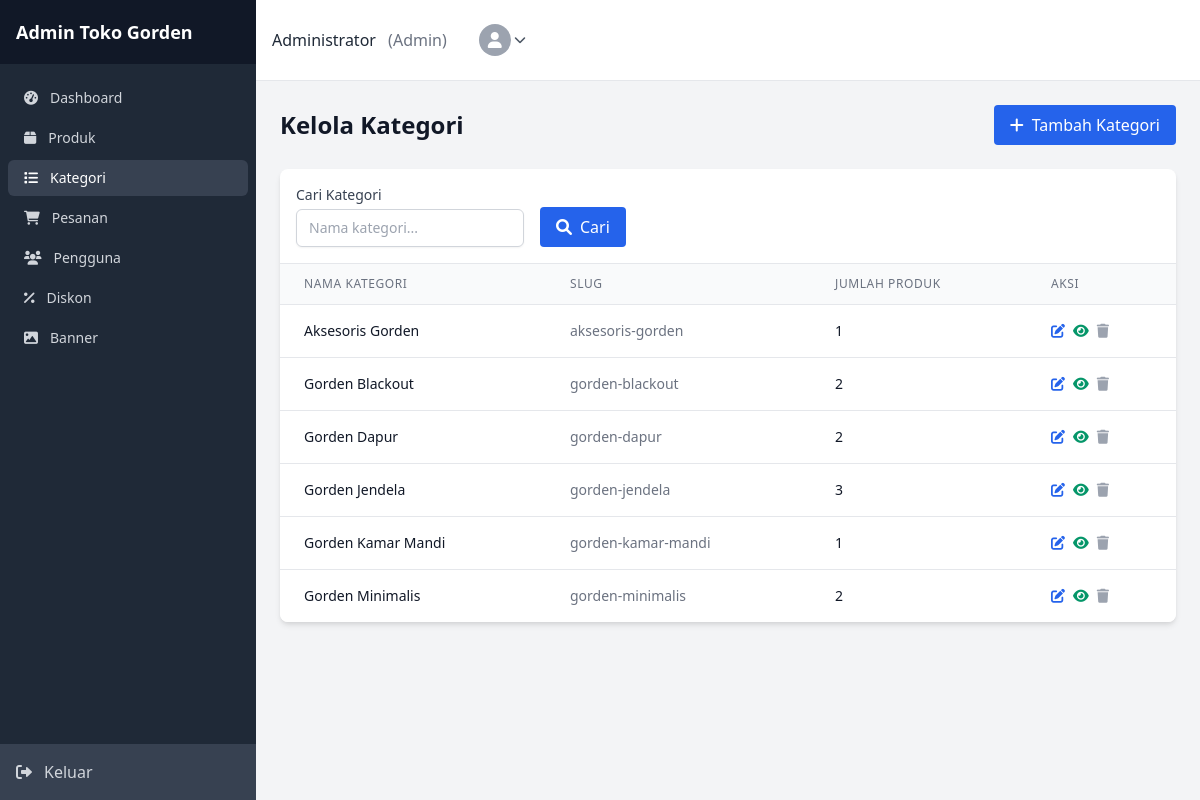
Page /admin/categories/index.php (signed in) on the committed database.
### tables this page shows
CREATE TABLE `categories` (
  `id` int NOT NULL,
  `name` varchar(100) NOT NULL,
  `slug` varchar(100) NOT NULL,
  `created_at` timestamp NULL DEFAULT CURRENT_TIMESTAMP
);

### lib/models/Category.php (called while the page is built, shortened)
<?php
class Category
{
    private $db;
    public function __construct($db)
    {
        $this->db = $db;
    }
    public function getAll($limit = null, $offset = null)
    {
        $sql = "SELECT * FROM categories ORDER BY name ASC";
        if ($limit !== null) {
            $sql .= " LIMIT ?";
            if ($offset !== null) {
                $sql .= " OFFSET ?";
            }
        }
        $stmt = $this->db->prepare($sql);
        if ($limit !== null) {
            if ($offset !== null) {
                $stmt->bind_param("ii", $limit, $offset);
            } else {
                $stmt->bind_param("i", $limit);
            }
        }
        $stmt->execute();
        $result = $stmt->get_result();
        $categories = [];
        if ($result->num_rows > 0) {
            while ($row = $result->fetch_assoc()) {
                $categories[] = $row;
            }
        }
        return $categories;
    }
    public function getProductCount($categoryId)
    {
        $stmt = $this->db->prepare("SELECT COUNT(*) as total FROM products WHERE category_id = ?");
        $stmt->bind_param("i", $categoryId);
        $stmt->execute();
        $result = $stmt->get_result();
        $row = $result->fetch_assoc();
        return $row['total'];
    }
}

### admin/categories/index.php (the view, shortened to what this page needs)
<?php
require_once '../../lib/models/Category.php';
require_once '../../lib/models/Product.php';
$categoryModel = new Category($conn);
$page = isset($_GET['page']) ? intval($_GET['page']) : 1;
$limit = 10;
$offset = ($page - 1) * $limit;
$search = isset($_GET['search']) ? sanitize($_GET['search']) : '';
if (!empty($search)) {
    $categories = $categoryModel->search($search, $limit, $offset);
    $totalCategories = $categoryModel->countSearch($search);
} else {
    $categories = $categoryModel->getAll($limit, $offset);
}
include '../inc/header.php';
?>
<div class="flex justify-between items-center mb-6">
    <h1 class="text-2xl font-semibold text-gray-900">Kelola Kategori</h1>
    <a href="create.php" class="bg-blue-600 hover:bg-blue-700 text-white font-medium py-2 px-4 rounded inline-flex items-center">
        <i class="fas fa-plus mr-2"></i> Tambah Kategori
    </a>
</div>
<div class="bg-white shadow-md rounded-lg overflow-hidden mb-6">
    <div class="p-4 border-b border-gray-200">
        <form action="" method="GET" class="flex flex-wrap items-end space-x-4">
            <div class="w-full md:w-auto mb-4 md:mb-0">
                <label for="search" class="block text-sm font-medium text-gray-700 mb-1">Cari Kategori</label>
                <input type="text" id="search" name="search" value="<?php echo $search; ?>" placeholder="Nama kategori..." class="w-full px-3 py-2 border border-gray-300 rounded-md focus:outline-none focus:ring-2 focus:ring-blue-500">
            </div>
            <div>
                <button type="submit" class="bg-blue-600 hover:bg-blue-700 text-white font-medium py-2 px-4 rounded inline-flex items-center">
                    <i class="fas fa-search mr-2"></i> Cari
                </button>
            </div>
        </form>
    </div>
    <?php if (!empty($categories)): ?>
        <div class="overflow-x-auto">
            <table class="min-w-full divide-y divide-gray-200">
                <thead class="bg-gray-50">
                    <tr>
                        <th scope="col" class="px-6 py-3 text-left text-xs font-medium text-gray-500 uppercase tracking-wider">Nama Kategori</th>
                        <th scope="col" class="px-6 py-3 text-left text-xs font-medium text-gray-500 uppercase tracking-wider">Slug</th>
                        <th scope="col" class="px-6 py-3 text-left text-xs font-medium text-gray-500 uppercase tracking-wider">Jumlah Produk</th>
                        <th scope="col" class="px-6 py-3 text-left text-xs font-medium text-gray-500 uppercase tracking-wider">Aksi</th>
                    </tr>
                </thead>
                <tbody class="bg-white divide-y divide-gray-200">
                    <?php foreach ($categories as $category): ?>
                        <?php $productCount = $categoryModel->getProductCount($category['id']); ?>
                        <tr>
                            <td class="px-6 py-4 whitespace-nowrap">
                                <div class="text-sm font-medium text-gray-900">
                                    <?php echo $category['name']; ?>
                                </div>
                            </td>
                            <td class="px-6 py-4 whitespace-nowrap">
                                <div class="text-sm text-gray-500">
                                    <?php echo $category['slug']; ?>
                                </div>
                            </td>
                            <td class="px-6 py-4 whitespace-nowrap">
                                <div class="text-sm text-gray-900">
                                    <?php echo $productCount; ?>
                                </div>
                            </td>
                            <td class="px-6 py-4 whitespace-nowrap text-sm font-medium">
                                <div class="flex space-x-2">
                                    <a href="edit.php?id=<?php echo $category['id']; ?>" class="text-blue-600 hover:text-blue-900" title="Edit">
                                        <i class="fas fa-edit"></i>
                                    </a>
                                    <a href="<?php echo BASE_URL . 'category.php?slug=' . $category['slug']; ?>" target="_blank" class="text-green-600 hover:text-green-900" title="Lihat">
                                        <i class="fas fa-eye"></i>
                                    </a>
                                    <?php if ($productCount == 0): ?>
                                        <a href="delete.php?id=<?php echo $category['id']; ?>" class="text-red-600 hover:text-red-900"
                                            onclick="return confirm('Apakah Anda yakin ingin menghapus kategori ini?');" title="Hapus">
                                            <i class="fas fa-trash"></i>
                                        </a>
                                    <?php else: ?>
                                        <span class="text-gray-400 cursor-not-allowed" title="Tidak dapat dihapus karena masih memiliki produk">
                                            <i class="fas fa-trash"></i>
                                        </span>
                                    <?php endif; ?>
                                </div>
                            </td>
                        </tr>
                    <?php endforeach; ?>
                </tbody>
            </table>
        </div>
    <?php endif; ?>
</div>
<?php include '../inc/footer.php'; ?>

### admin/inc/header.php (style rules this page uses)
input[type="text"], input[type="number"], input[type="email"], input[type="password"], input[type="date"], input[type="datetime-local"], select, textarea { background-color: #fff; border: 1px solid #d1d5db; border-radius: 0.375rem; padding: 0.5rem 0.75rem; width: 100%; font-size: 0.875rem; line-height: 1.25rem; color: #1f2937; box-shadow: 0 1px 2px 0 rgba(0, 0, 0, 0.05); transition: border-color 0.15s ease-in-out, box-shadow 0.15s ease-in-out; }
label { font-weight: 500; color: #374151; margin-bottom: 0.25rem; display: block; }
button, .btn { padding: 0.5rem 1rem; font-weight: 500; border-radius: 0.375rem; transition: background-color 0.15s ease-in-out; display: inline-flex; align-items: center; justify-content: center; }

### rows in the picture
categories: name "Aksesoris Gorden", slug "aksesoris-gorden", productCount "1"
categories: name "Gorden Blackout", slug "gorden-blackout", productCount "2"
categories: name "Gorden Dapur", slug "gorden-dapur", productCount "2"
categories: name "Gorden Jendela", slug "gorden-jendela", id "3"
categories: name "Gorden Kamar Mandi", slug "gorden-kamar-mandi", productCount "1"
categories: name "Gorden Minimalis", slug "gorden-minimalis", id "2"

### other values in the picture
$_SESSION['user_name'] "Administrator"
